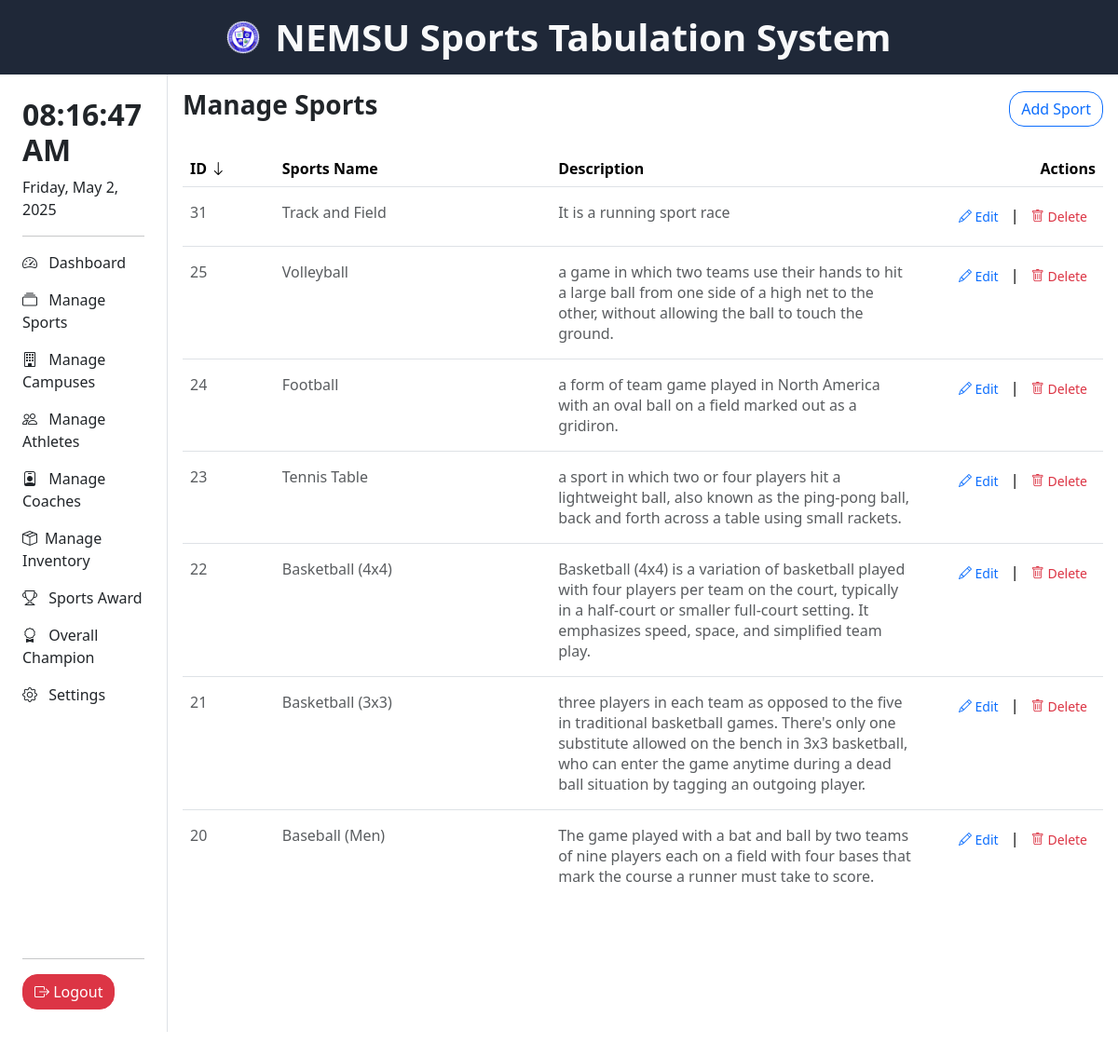
/pages/manage_sports.php?sort=id&order=desc (signed in), run on the app's committed database.
### tables this page shows
CREATE TABLE `sports` (
  `id` int(11) NOT NULL,
  `name` varchar(255) NOT NULL,
  `description` varchar(500) NOT NULL
);

### pages/manage_sports.php (the view, shortened to what this page needs)
<html lang="en">
<head>
    <?php include '../header.php'; ?>
</head>
<body>
    <div>
        <?php include 'head_nav.php'; ?>
        <div style="height: 90vh;" class="d-flex flex-row">
            <div style="width: 15%">
                <?php include 'navigation.php'; ?>
            </div>
            <div style="width: 85%">
                <div class="container p-3">
                <div class="d-flex justify-content-between align-items-center mb-4">
                    <h3 class="fw-bold">Manage Sports</h3>
                    <button type="button" class="btn rounded-4 btn-outline-primary" data-bs-toggle="modal" data-bs-target="#addSportModal">
                        Add Sport
                    </button>
                </div>
                <div style="overflow-y: auto; max-height: 70vh;">
                    <table class="table">
                        <thead>
                            <tr>
                                <?php
                                $sort_column = $_GET['sort'] ?? 'id';
                                $sort_order = $_GET['order'] ?? 'asc';
                                $new_order = $sort_order === 'asc' ? 'desc' : 'asc';
                                ?>
                                <th scope="col" style="width: 10%;">
                                    <a href="?sort=id&order=<?= $new_order ?>" style="text-decoration: none; color: black;">
                                        ID <?= $sort_column === 'id' ? ($sort_order === 'asc' ? '<i class="bi bi-arrow-up"></i>' : '<i class="bi bi-arrow-down"></i>') : '' ?>
                                    </a>
                                </th>
                                <th scope="col" style="width: 30%;">
                                    <a href="?sort=name&order=<?= $new_order ?>" style="text-decoration: none; color: black;">
                                        Sports Name <?= $sort_column === 'name' ? ($sort_order === 'asc' ? '<i class="bi bi-arrow-up"></i>' : '<i class="bi bi-arrow-down"></i>') : '' ?>
                                    </a>
                                </th>
                                <th scope="col" style="width: 40%;">
                                    <a href="?sort=description&order=<?= $new_order ?>" style="text-decoration: none; color: black;">
                                        Description <?= $sort_column === 'description' ? ($sort_order === 'asc' ? '<i class="bi bi-arrow-up"></i>' : '<i class="bi bi-arrow-down"></i>') : '' ?>
                                    </a>
                                </th>
                                <th scope="col" style="width: 20%;" class="text-end">Actions</th>
                            </tr>
                        </thead>
                        <tbody>
                            <?php
                            $query = "SELECT * FROM sports ORDER BY $sort_column $sort_order";
                            $result = mysqli_query($conn, $query);
                            if ($result && mysqli_num_rows($result) > 0) {
                                while ($sport = mysqli_fetch_assoc($result)) {
                                    echo "<tr>";
                                    echo "<td class='text-muted py-3'>{$sport['id']}</td>";
                                    echo "<td class='text-muted py-3'>{$sport['name']}</td>";
                                    echo "<td class='text-muted py-3'>{$sport['description']}</td>";
                                    echo "<td class='text-end py-3'>
                                        <a href='edit_sport.php?id={$sport['id']}' class='btn btn-sm text-primary'><i class='bi bi-pencil'></i> Edit</a> |
                                        <a href='delete_sport.php?id={$sport['id']}' class='btn btn-sm text-danger'><i class='bi bi-trash'></i> Delete</a>
                                    </td>";
                                    echo "</tr>";
                                }
                            } else {
                                echo "<tr><td colspan='4' class='text-center text-muted py-2'>No sports found</td></tr>";
                            }
                            ?>
                        </tbody>
                    </table>
                </div>
                </div>
            </div>
        </div>
    </div>
</body>
</html>

### pages/manage_sports.php (style rules this page uses)
table { width: 100%; table-layout: fixed; }
th, td { word-wrap: break-word; }
th:nth-child(1), td:nth-child(1) { width: 10%; }
th:nth-child(2), td:nth-child(2) { width: 70%; }
th:nth-child(3), td:nth-child(3) { width: 20%; }

### data on the page
sports: id "31", name "Track and Field", description "It is a running sport race"
sports: id "25", name "Volleyball", description "a game in which two teams use their hands to hit a large ball from one side of a high net to the other, without allowing the ball to touch the ground."
sports: id "24", name "Football", description "a form of team game played in North America with an oval ball on a field marked out as a gridiron."
sports: id "23", name "Tennis Table", description "a sport in which two or four players hit a lightweight ball, also known as the ping-pong ball, back and forth across a table using small rackets."
sports: id "22", name "Basketball (4x4)", description "Basketball (4x4) is a variation of basketball played with four players per team on the court, typically in a half-court or smaller full-court setting. It emphasizes speed, space, and simplified team play."
sports: id "21", name "Basketball (3x3)", description "three players in each team as opposed to the five in traditional basketball games. There's only one substitute allowed on the bench in 3x3 basketball, who can enter the game anytime during a dead ball situation by tagging an outgoing player."
sports: id "20", name "Baseball (Men)", description "The game played with a bat and ball by two teams of nine players each on a field with four bases that mark the course a runner must take to score."
